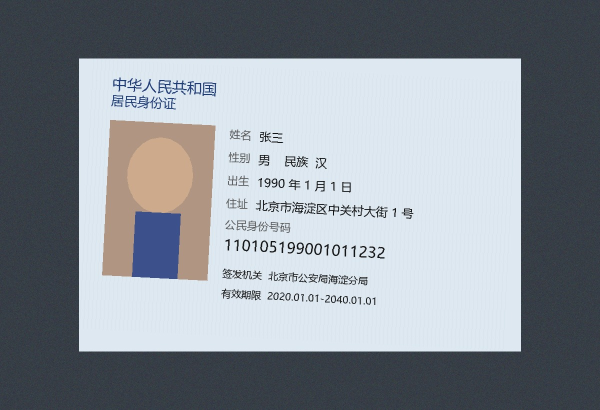
#> input picture samples/idcard_original.jpg, 1200 x 820 px, given as the content of the folder ../samples/idcard_original.jpg, which was not available (shown at 1/2 size)
$ python synthesize.py --src ../samples/idcard_original.jpg --out out.png --type screen
#> lines starting #> are read from the running program, lines starting #| are printed output that depends on the picture
### app/core/preprocess.py
"""输入归一化：解码、EXIF 方向纠正、缩放。

仅依赖 numpy + Pillow；HEIC 在安装 pillow-heif 后自动支持。
"""
from __future__ import annotations

import io
from typing import Optional

import numpy as np

try:
    from PIL import Image, ImageOps
    _HAS_PIL = True
except Exception:  # pragma: no cover
    _HAS_PIL = False


class DecodeError(ValueError):
    """图片解码失败。"""


def decode_to_rgb(data: bytes) -> np.ndarray:
    """把任意图片字节解码为 RGB uint8 数组 (H, W, 3)。

    自动处理 EXIF 方向。支持 JPG/PNG/BMP/WebP/GIF/TIFF；
    安装 pillow-heif 后可支持 HEIC。
    """
    if not _HAS_PIL:
        raise DecodeError("缺少 Pillow，无法解码图片")
    if not data:
        raise DecodeError("空图片数据")
    try:
        img = Image.open(io.BytesIO(data))
        img.load()
    except Exception as exc:  # noqa: BLE001
        raise DecodeError(f"图片解码失败: {exc}") from exc
    try:
        img = ImageOps.exif_transpose(img)
    except Exception:  # noqa: BLE001
        pass
    if img.mode != "RGB":
        img = img.convert("RGB")
    return np.asarray(img, dtype=np.uint8)


# [26 lines left out: functions normalize, to_gray, estimate_noise_level, not called in this run]

### tools/synthesize.py
"""翻拍样本程序化合成（屏幕翻拍 / 打印翻拍）。

从任意身份证图/文档图生成仿真翻拍样本，用于：
  1) v1.0 基线权重训练底座；2) 再训练数据扩充。
用法:
  python tools/synthesize.py --src data/raw --out data/synthetic --type screen --n 3
"""
from __future__ import annotations

import argparse
import io
import os
import random
import sys

import numpy as np

sys.path.insert(0, os.path.dirname(os.path.dirname(os.path.abspath(__file__))))
from app.core.preprocess import decode_to_rgb  # noqa: E402

try:
    import cv2
    _HAS_CV2 = True
except Exception:  # pragma: no cover
    cv2 = None
    _HAS_CV2 = False


def _jpeg(data: np.ndarray, quality: int) -> np.ndarray:
    ok, buf = cv2.imencode(".jpg", data, [int(cv2.IMWRITE_JPEG_QUALITY), quality])
    if not ok:
        return data
    return cv2.imdecode(buf, cv2.IMREAD_COLOR)


def add_moire(img: np.ndarray, angle: float, freq: float, amp: float) -> np.ndarray:
    """乘法叠加正弦摩尔纹。"""
    h, w = img.shape[:2]
    yy, xx = np.mgrid[0:h, 0:w].astype(np.float32)
    theta = np.deg2rad(angle)
    grid = xx * np.cos(theta) + yy * np.sin(theta)
    phase = random.uniform(0, 2 * np.pi)
    pattern = np.sin(2 * np.pi * freq * grid + phase)
    p3 = pattern[..., None].astype(np.float32)
    out = img.astype(np.float32) * (1.0 + amp * p3) + amp * 30.0 * p3
    return np.clip(out, 0, 255).astype(np.uint8)


def add_screen_grid(img: np.ndarray, spacing: int, strength: float) -> np.ndarray:
    h, w = img.shape[:2]
    yy, xx = np.mgrid[0:h, 0:w].astype(np.float32)
    grid = (np.sin(2 * np.pi * xx / spacing) + np.sin(2 * np.pi * yy / spacing)) / 2.0
    return np.clip(img.astype(np.float32) + strength * 18.0 * grid[..., None], 0, 255).astype(np.uint8)


def add_halftone(img: np.ndarray, spacing: int, strength: float) -> np.ndarray:
    """半色调网点：周期点阵变暗。"""
    h, w = img.shape[:2]
    yy, xx = np.mgrid[0:h, 0:w].astype(np.float32)
    dots = (np.sin(2 * np.pi * xx / spacing) * np.sin(2 * np.pi * yy / spacing))
    mask = (dots > 0.4).astype(np.float32)[..., None]
    return np.clip(img.astype(np.float32) * (1.0 - strength * 0.5 * mask), 0, 255).astype(np.uint8)


def add_paper_noise(img: np.ndarray, sigma: float) -> np.ndarray:
    h, w = img.shape[:2]
    # 低频亮度斑驳
    coarse = np.zeros((max(4, h // 16), max(4, w // 16)), dtype=np.float32)
    coarse = np.random.normal(0, sigma, coarse.shape).astype(np.float32)
    if _HAS_CV2:
        coarse = cv2.resize(coarse, (w, h), interpolation=cv2.INTER_LINEAR)
    noise = coarse[..., None].astype(np.float32)
    return np.clip(img.astype(np.float32) + noise, 0, 255).astype(np.uint8)


def synthesize_screen(img: np.ndarray, rng: random.Random) -> np.ndarray:
    out = img.copy()
    out = add_moire(out, rng.uniform(0, 180), rng.uniform(0.02, 0.08), rng.uniform(0.05, 0.25))
    out = add_screen_grid(out, rng.choice([3, 4, 5, 6]), rng.uniform(0.3, 0.8))
    # 亮度/对比度衰减
    a, b = rng.uniform(0.75, 0.95), rng.uniform(-15, 5)
    out = np.clip(out.astype(np.float32) * a + b, 0, 255).astype(np.uint8)
    # 色温偏移（蓝移）
    out = out.astype(np.float32)
    out[..., 2] += rng.uniform(8, 30)
    out[..., 0] -= rng.uniform(0, 10)
    out = np.clip(out, 0, 255).astype(np.uint8)
    if _HAS_CV2:
        out = cv2.GaussianBlur(out, (3, 3), rng.uniform(0.3, 1.2))
        out = _jpeg(out, rng.randint(55, 80))
    return out


def synthesize_print(img: np.ndarray, rng: random.Random) -> np.ndarray:
    out = img.copy()
    out = add_halftone(out, rng.choice([3, 4, 5]), rng.uniform(0.3, 0.7))
    out = add_paper_noise(out, rng.uniform(2, 8))
    # 饱和度下降
    if _HAS_CV2:
        hsv = cv2.cvtColor(out, cv2.COLOR_RGB2HSV).astype(np.float32)
        hsv[..., 1] *= rng.uniform(0.4, 0.7)
        out = cv2.cvtColor(np.clip(hsv, 0, 255).astype(np.uint8), cv2.COLOR_HSV2RGB)
    else:
        gray = (0.299 * out[..., 0] + 0.587 * out[..., 1] + 0.114 * out[..., 2]).astype(np.uint8)
        g = rng.uniform(0.4, 0.7)
        out = np.clip(out.astype(np.float32) * g + gray[..., None] * (1 - g), 0, 255).astype(np.uint8)
    if _HAS_CV2:
        out = cv2.GaussianBlur(out, (3, 3), rng.uniform(0.6, 1.5))
        out = _jpeg(out, rng.randint(50, 75))
    return out


def main():
    ap = argparse.ArgumentParser()
    ap.add_argument("--src", required=True)
    ap.add_argument("--out", required=True)
    ap.add_argument("--type", choices=["screen", "print"], required=True)
    ap.add_argument("--n", type=int, default=2, help="每张源图生成样本数")
    ap.add_argument("--seed", type=int, default=0)
    args = ap.parse_args()

    rng = random.Random(args.seed)
    srcs = []
    for root, _, files in os.walk(args.src):
        for f in files:
            if f.lower().endswith((".jpg", ".jpeg", ".png", ".bmp", ".webp")):
                srcs.append(os.path.join(root, f))
    if not srcs:
        print("未找到源图片")
        return 1
    os.makedirs(args.out, exist_ok=True)
    for i, sp in enumerate(srcs):
        try:
            img = decode_to_rgb(open(sp, "rb").read())
#> in decode_to_rgb, img is the input picture: PIL image 1200x820 RGB; mean R, G, B 135.6, 142.2, 149.8
        except Exception as exc:  # noqa: BLE001
            print(f"跳过 {sp}: {exc}")
            continue
        for j in range(args.n):
            out = synthesize_screen(img, rng) if args.type == "screen" else synthesize_print(img, rng)
#> in add_moire, `out = img.astype(np.float32) * (1.0 + amp * p3) + amp * 30.0 * p3`:
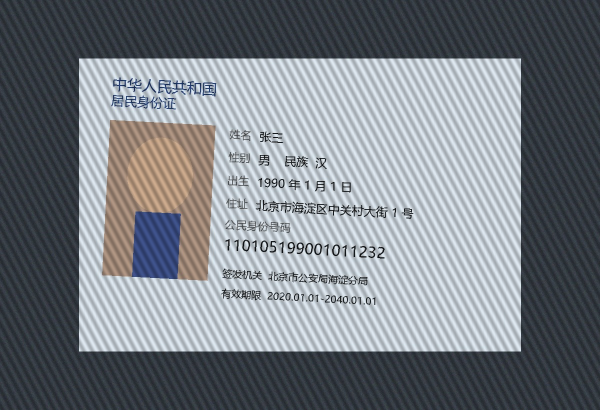
#> out: shape (820, 1200, 3) float32 (shown at 1/2 size); mean R, G, B 135.7, 142.2, 149.8; drawn with min black and max white
#> in add_moire, `return np.clip(out, 0, 255).astype(np.uint8)`:
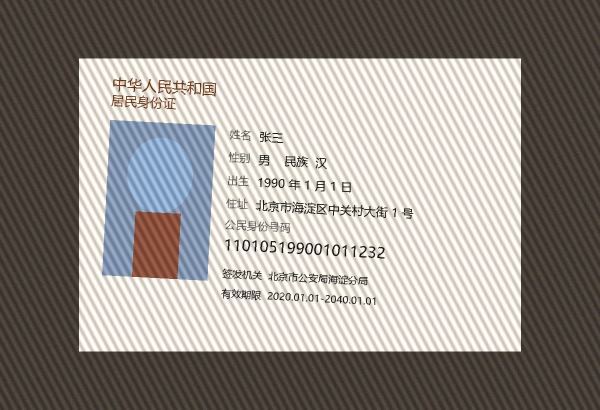
#> returned value: shape (820, 1200, 3) (shown at 1/2 size); mean of channels 0, 1, 2 135.1, 140.9, 147.1; drawn as B, G, R
#> in synthesize_screen, `out[..., 2] += rng.uniform(8, 30)`:
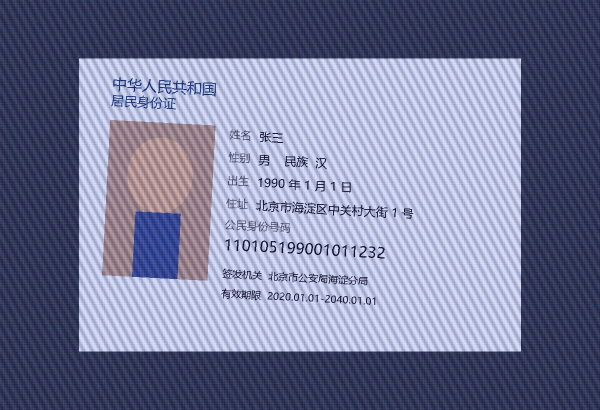
#> out: shape (820, 1200, 3) float32 (shown at 1/2 size); mean R, G, B 116.7, 121.5, 153.2
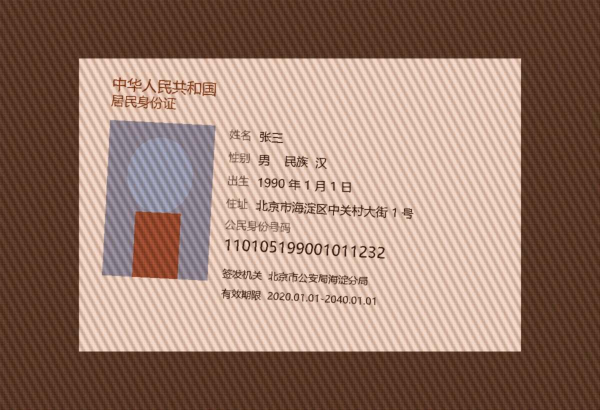
#> input picture _only/idcard_original.jpg, 1200 x 820 px, found by its file name (shown at 1/2 size)
#> in _jpeg, returned value is the input picture: shape (820, 1200, 3); mean B, G, R 107.3, 121.7, 152.1
            name = f"{os.path.splitext(os.path.basename(sp))[0]}_{args.type}_{j}.jpg"
            dst = os.path.join(args.out, name)
            if _HAS_CV2:
                cv2.imwrite(dst, cv2.cvtColor(out, cv2.COLOR_RGB2BGR))
            else:
                from PIL import Image
                Image.fromarray(out).save(dst)
    print(f"完成：生成 {args.type} 样本 {len(srcs) * args.n} 张 → {args.out}")
    return 0


if __name__ == "__main__":
    raise SystemExit(main())
#> (the program exits here)
